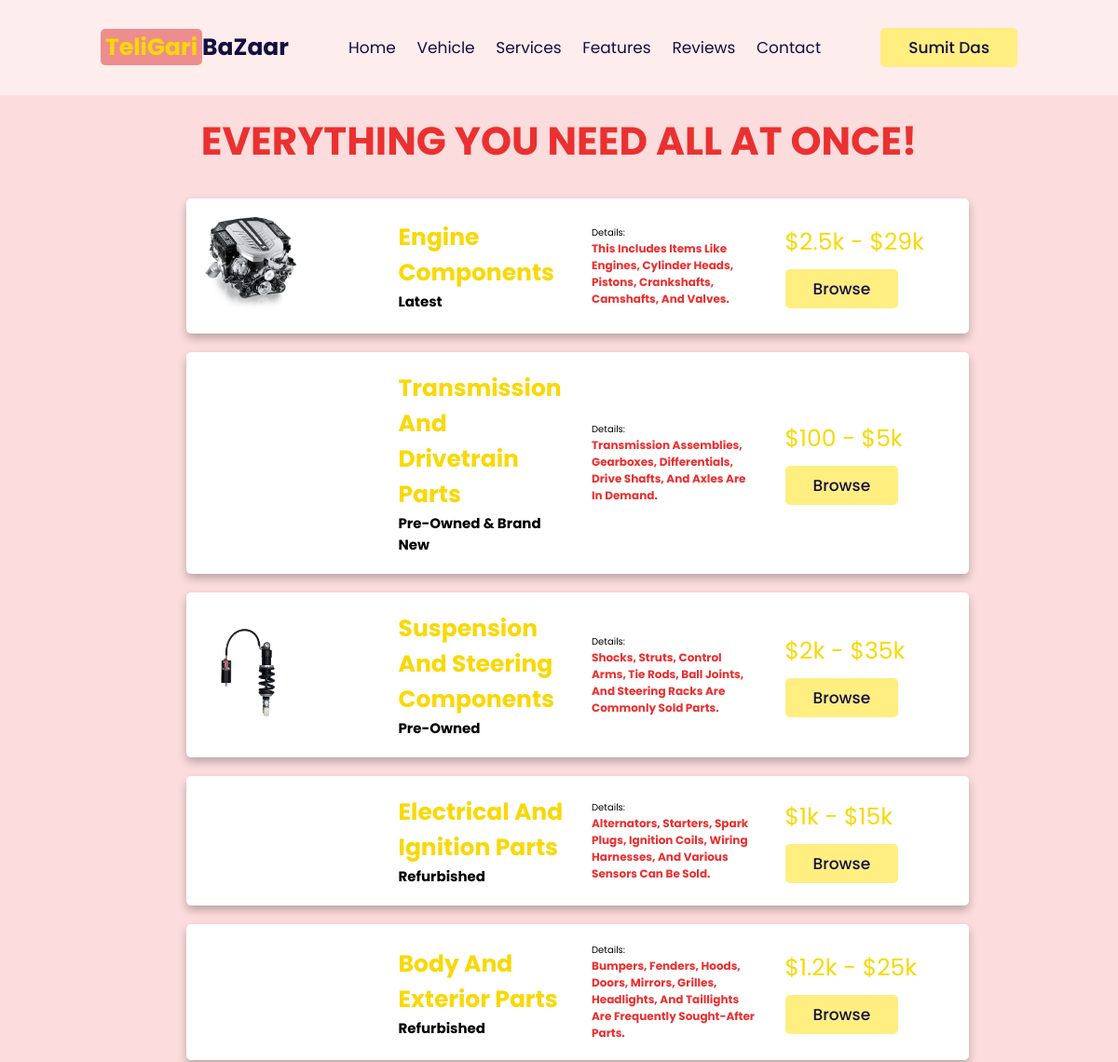
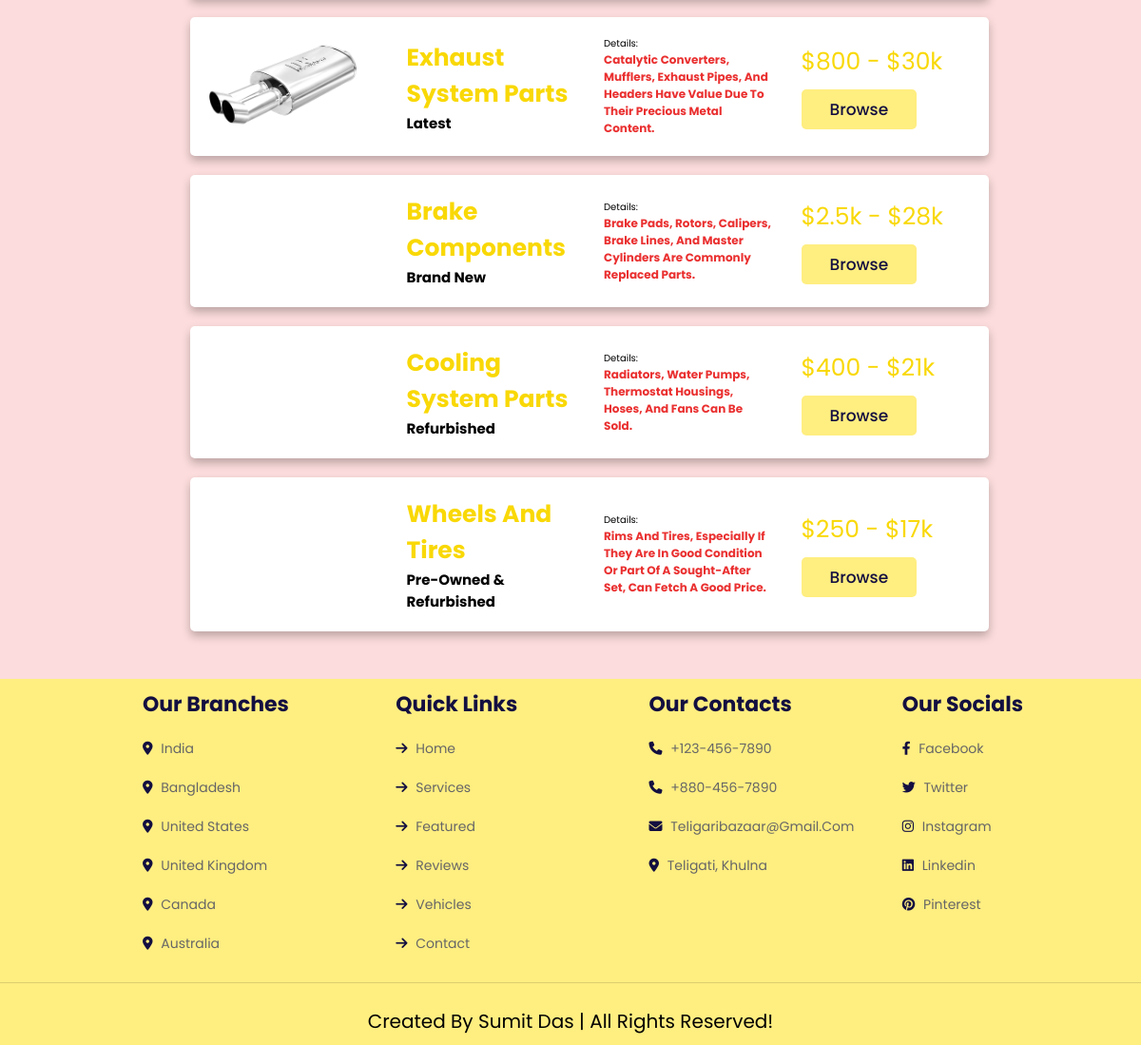
The page /car_parts_admin.php (signed in) on the database its author committed (2 pictures, top to bottom).
### tables this page shows
CREATE TABLE `car_parts` (
  `name` varchar(255) NOT NULL,
  `state` varchar(255) NOT NULL,
  `price` varchar(255) NOT NULL,
  `details` varchar(255) NOT NULL,
  `image` varchar(255) NOT NULL
);

### car_parts_admin.php (the view, shortened to what this page needs)
<?php
@include 'config.php';
$sql = "SELECT * FROM car_parts";
$result = $conn->query($sql);
$parts = array();
if ($result->num_rows > 0) {
    while ($row = $result->fetch_assoc()) {
        $parts[] = $row;
    }
}
?>
<!DOCTYPE html>
<html>
<head>
    <link rel="stylesheet" href="https://cdn.jsdelivr.net/npm/swiper@9/swiper-bundle.min.css" />
    <link rel="stylesheet" href="https://cdnjs.cloudflare.com/ajax/libs/font-awesome/6.4.0/css/all.min.css">
    <link rel="stylesheet" href="teligari_controller.css">
</head>
<body>
<header class="header">
    <a href="admin_page.php" class="logo"><span>TeliGari</span>BaZaar</a>
    <nav class="navbar">
        <a href="admin_page.php#home">home</a>
        <a href="admin_page.php#vehicles">vehicle</a>
        <a href="admin_page.php#services">services</a>
        <a href="admin_page.php#features">features</a>
        <a href="admin_page.php#reviews">reviews</a>
        <a href="admin_page.php#contact">contact</a>
    </nav>
    <div id="profile-btn" class="profile-btn-container">
        <div class="btn-wrapper">
        <button class="btn">
            <span>
                <?php
                    echo $_SESSION['admin_name'];
                ?>
            </span>
        </button>
        </div>
    </div>
</header>
    <h1>Everything you need all at once!</h1>
    <div class="car-container">
    <?php foreach ($parts as $part): ?>
        <div class="cars">
            <div class="segment"><img src="images/<?php echo $part['image']; ?>" alt=""></div>
            <div class="segment">
                <div class="content">
                    <h3><?php echo $part['name']; ?></h3>
                    <h2><?php echo $part['state']; ?></h2>
                </div>
            </div>
            <div class="segment">
                <p>Details:</p>
                <ul class="grid-list">
                    <li><?php echo $part['details']; ?></li>
                </ul>
            </div>
            <div class="segment">
                <p class="price"><?php echo $part['price']; ?></p>
                <a href="" class="btn">Browse</a>
            </div>
        </div>
        <?php endforeach; ?>
    </div>
    <section class="footer">
        <div class="box-container">
            <div class="box">
                <h3>Our branches</h3>
                <a href="#"><i class="fas fa-map-marker-alt"></i> India  </a>
                <a href="#"><i class="fas fa-map-marker-alt"></i> Bangladesh </a>
                <a href="#"><i class="fas fa-map-marker-alt"></i> United States </a>
                <a href="#"><i class="fas fa-map-marker-alt"></i> United Kingdom </a>
                <a href="#"><i class="fas fa-map-marker-alt"></i> Canada </a>
                <a href="#"><i class="fas fa-map-marker-alt"></i> Australia </a>
            </div>
            <div class="box">
                <h3>Quick links</h3>
                <a href="#home"><i class="fas fa-arrow-right"></i> home </a>
                <a href="#services"><i class="fas fa-arrow-right"></i> services </a>
                <a href="#features"><i class="fas fa-arrow-right"></i> featured </a>
                <a href="#reviews"><i class="fas fa-arrow-right"></i> reviews </a>
                <a href="#vehicles"><i class="fas fa-arrow-right"></i> vehicles </a>
                <a href="#contact"><i class="fas fa-arrow-right"></i> contact </a>
            </div>
            <div class="box">
                <h3>Our Contacts</h3>
                <a href="#"><i class="fas fa-phone"></i> +123-456-7890 </a>
                <a href="#"><i class="fas fa-phone"></i> +880-456-7890 </a>
                <a href="#"><i class="fas fa-envelope"></i> teligaribazaar@gmail.com </a>
                <a href="https://goo.gl/maps/TYBkx1Zyn6mCJZJL7"><i class="fas fa-map-marker-alt"></i> Teligati, Khulna</a>
            </div>
            <div class="box">
                <h3>Our Socials</h3>
                <a href="https://www.facebook.com/Mar4KoV"><i class="fab fa-facebook-f"></i> facebook </a>
                <a href="https://twitter.com/_su_mit_77"><i class="fab fa-twitter"></i> twitter </a>
                <a href="https://www.instagram.com/su._.mit_____/"><i class="fab fa-instagram"></i> instagram </a>
                <a href="https://www.linkedin.com/in/sumitdas77/"><i class="fab fa-linkedin"></i> linkedin </a>
                <a href="https://www.pinterest.com/sumitsd123471/"><i class="fab fa-pinterest"></i> pinterest </a>
            </div>
        </div>
        <div class="credit">Created by Sumit Das | all rights reserved!</div>
    </section>
</body>
</html>

### teligari_controller.css (style rules this page uses)
:root { --yellow: #f9d806; --light-yellow: #ffee80; --black: #130f40; --light-color: #666; --cream: #ee8d8d; --red: #ea3030; --change: rgb(187, 254, 254); --border: .1rem solid rgba(0, 0, 0, 0.139); --box-shadow: 0 .5rem 1rem rgba(0, 0, 0, 0.251); }
* { font-family: 'Poppins', sans-serif; margin: 0; padding: 0; box-sizing: border-box; outline: none; border: none; text-decoration: none; text-transform: capitalize; transition: all 0.2s linear; }
html { font-size: 62.5%; overflow-x: hidden; scroll-padding-top: 7rem; scroll-behavior: smooth; }
body { background: #fcdcdc; }
.header { position: fixed; top: 0; left: 0; right: 0; z-index: 999; background: #fdeded; display: flex; align-items: center; justify-content: space-between; padding: 3rem 9%; }
.header .logo { font-size: 2.5rem; color: var(--black); font-weight: bolder; }
.header .logo span { color: var(--yellow); background-color: var(--cream); border-radius: 5px; padding: 2px 5px; }
.header .navbar a { font-size: 1.7rem; margin: 0 1rem; color: var(--black); }
.header .btn { margin-top: 0; }
.btn-wrapper { display: grid; place-content: center; }
.btn-wrapper button { display: flex; }
.profile-btn-container { position: relative; }
h1 { margin-top: 12rem; text-align: center; font-size: 3.5vw; text-transform: uppercase; color: var(--red); }
.car-container { align-items: center; padding-top: 3rem; padding-bottom: 5em; margin-left: 20rem; width: 70%; display: grid; gap: 2rem; }
.car-container .cars { display: grid; grid-template-columns: 1fr 1fr 1fr 1fr; align-items: center; gap: 3rem; padding: 2rem; background: rgb(255, 255, 255); box-shadow: var(--box-shadow); border-radius: 0.5rem; transform: scale(1); }
.car-container .cars img { height: 100px; width: auto; border-radius: 5%; }
.car-container .cars .content h3 { color: var(--yellow); font-size: 2.5rem; }
.btn { display: inline-block; margin-top: 1rem; border-radius: 0.5rem; background: var(--light-yellow); color: var(--black); font-weight: 500; font-size: 1.7rem; cursor: pointer; padding: 0.8rem 3rem; }
.price { font-size: 2.5rem; color: var(--yellow); }
.grid-list { list-style-type: none; font-size: 1.2rem; color: var(--red); font-weight: bolder; }
.footer { background: var(--light-yellow); }
.footer .box-container { padding-left: 15rem; display: grid; grid-template-columns: repeat(auto-fit, minmax(25rem, 1fr)); gap: 1.5rem; }
.footer .box-container .box h3 { color: var(--black); font-size: 2.2rem; padding: 1rem 0; }
.footer .box-container .box a { color: var(--light-color); font-size: 1.4rem; display: block; padding: 1rem 0; }
.footer .box-container .box a i { padding-right: .5rem; color: var(--black); }
.footer .credit { text-align: center; border-top: var(--border); padding: 1rem; padding-top: 2.5rem; margin-top: 2rem; font-size: 2rem; }

### rows shown on the page
car_parts: image (picture), name "Engine Components", state "Latest", details "This Includes Items Like Engines, Cylinder Heads, Pistons, Crankshafts, Camshafts, And Valves.", price "$2.5k - $29k"
car_parts: name "Transmission And Drivetrain Parts", state "Pre-Owned & Brand New", details "Transmission Assemblies, Gearboxes, Differentials, Drive Shafts, And Axles Are In Demand.", price "$100 - $5k"
car_parts: image (picture), name "Suspension And Steering Components", state "Pre-Owned", details "Shocks, Struts, Control Arms, Tie Rods, Ball Joints, And Steering Racks Are Commonly Sold Parts.", price "$2k - $35k"
car_parts: name "Electrical And Ignition Parts", state "Refurbished", details "Alternators, Starters, Spark Plugs, Ignition Coils, Wiring Harnesses, And Various Sensors Can Be Sold.", price "$1k - $15k"
car_parts: name "Body And Exterior Parts", state "Refurbished", details "Bumpers, Fenders, Hoods, Doors, Mirrors, Grilles, Headlights, And Taillights Are Frequently Sought-After Parts.", price "$1.2k - $25k"
car_parts: image (picture), name "Exhaust System Parts", state "Latest", details "Catalytic Converters, Mufflers, Exhaust Pipes, And Headers Have Value Due To Their Precious Metal Content.", price "$800 - $30k"
car_parts: name "Brake Components", state "Brand New", details "Brake Pads, Rotors, Calipers, Brake Lines, And Master Cylinders Are Commonly Replaced Parts.", price "$2.5k - $28k"
car_parts: name "Cooling System Parts", state "Refurbished", details "Radiators, Water Pumps, Thermostat Housings, Hoses, And Fans Can Be Sold.", price "$400 - $21k"
car_parts: name "Wheels And Tires", state "Pre-Owned & Refurbished", details "Rims And Tires, Especially If They Are In Good Condition Or Part Of A Sought-After Set, Can Fetch A Good Price.", price "$250 - $17k"

### other values the page prints
$_SESSION['admin_name'] "Sumit Das"
